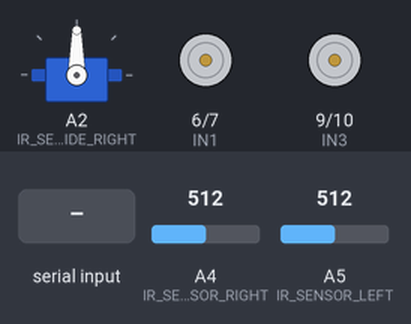
Recording of a sketch running on a simulated Arduino Uno, built with avr-gcc and run on an emulated ATmega328P. Parts: servo, motor-driver pin pairs drawn as motors (green arrow = first pin HIGH = forward, orange = second pin HIGH = backward, longer = more drive, scaled by the enable pin). Inputs (shaded band) come from the test bench; at power-on: A4 (IR_SENSOR_RIGHT) = 512, A5 (IR_SENSOR_LEFT) = 512. What the sketch prints to the serial monitor is not drawn.

Above: at 2.2 s.
2.3 s: A4 (IR_SENSOR_RIGHT) set to 493
At 2.8 s:
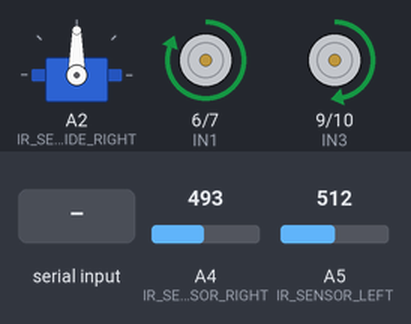
3.8 s: A5 (IR_SENSOR_LEFT) set to 499
At 4.2 s:
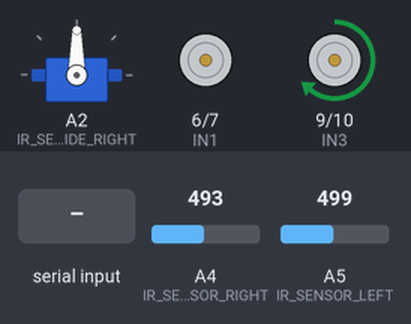
5.3 s: "STOP" received over Serial
At 7.6 s:
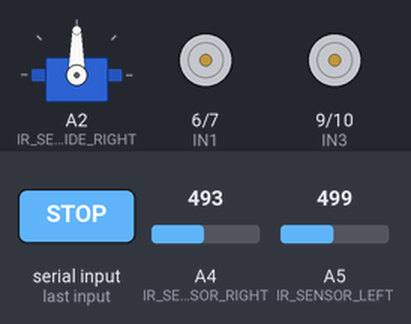
Timing chart, 0 to 9.1 s (numbered marks = the images above; inputs shaded):
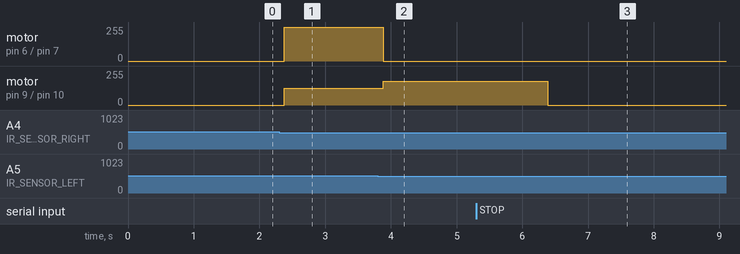

Measured:
- the behaviour switches between 512 and 511 on A4 (IR_SENSOR_RIGHT) (found by bisection; images 0 and 1)
- the behaviour switches between 512 and 511 on A5 (IR_SENSOR_LEFT) (found by bisection; images 1 and 2)
- after the input at 2.3 s, motor on pin 6 (IN1) / pin 7 (IN2): stopped → forward 255/255 after 0.07 s; motor on pin 9 (IN3) / pin 10 (IN4): stopped → forward 126/255 after 0.07 s
- after the input at 3.8 s, motor on pin 6 (IN1) / pin 7 (IN2): forward 255/255 → stopped after 0.08 s; motor on pin 9 (IN3) / pin 10 (IN4): forward 126/255 → forward 180/255 after 0.08 s
- after the input at 5.3 s, motor on pin 9 (IN3) / pin 10 (IN4): forward 180/255 → stopped after 1.1 s

The sketch:

morning2.ino
```cpp
#include <Servo.h>

// Define IR Sensor Pins
#define IR_SENSOR_LEFT A5
#define IR_SENSOR_RIGHT A4
#define IR_SENSOR_SIDE_LEFT A3
#define IR_SENSOR_SIDE_RIGHT A2

// Define Color Sensor Pins
#define S0 5
#define S1 4
#define S2 3
#define S3 2
#define OUT 12

// Define Motor Pins
#define ENA 8
#define IN1 6
#define IN2 7
#define ENB 11
#define IN3 9
#define IN4 10

// Define Servo Pin
#define SERVO_PIN A2

// Global Variables
Servo myServo;
bool running = true;
bool pathEnded = false;
int motorASpeed = 255;
int motorBSpeed = 255;
int turnSpeed = 180;
int threshold = 500;

void setup() {
    Serial.begin(9600);

    pinMode(IR_SENSOR_LEFT, INPUT);
    pinMode(IR_SENSOR_RIGHT, INPUT);
    pinMode(IR_SENSOR_SIDE_LEFT, INPUT);
    pinMode(IR_SENSOR_SIDE_RIGHT, INPUT);

    pinMode(S0, OUTPUT);
    pinMode(S1, OUTPUT);
    pinMode(S2, OUTPUT);
    pinMode(S3, OUTPUT);
    pinMode(OUT, INPUT);

    pinMode(ENA, OUTPUT);
    pinMode(IN1, OUTPUT);
    pinMode(IN2, OUTPUT);
    pinMode(ENB, OUTPUT);
    pinMode(IN3, OUTPUT);
    pinMode(IN4, OUTPUT);

    myServo.attach(SERVO_PIN);

    digitalWrite(S0, HIGH);
    digitalWrite(S1, HIGH);

    calibrateIRSensors();  // 🔧 Auto-calibrate sensors at startup

    Serial.println("🚀 Robot Ready to Follow Edge!");
}

void loop() {
  if (Serial.available() > 0) {
        String command = Serial.readString();
        command.trim();
        if (command.equalsIgnoreCase("STOP")) {
            Serial.println("Stopping all functions...");
            stopMotors();
            running = false;
        }
  }
  if (!running) {
      stopMotors();
      return;
  }

  float leftIR = analogRead(IR_SENSOR_LEFT);
  float rightIR = analogRead(IR_SENSOR_RIGHT);

  if (leftIR > threshold && rightIR > threshold) {
      Serial.println("⬆️ Moving Forward!");
      moveForward(motorASpeed, motorBSpeed);
  } else if (leftIR < threshold) {
      Serial.println("⬅️ Adjusting Left!");
      turnLeft(turnSpeed);
  } else if (rightIR < threshold) {
      Serial.println("➡️ Adjusting Right!");
      turnRight(turnSpeed);
  } else {
      Serial.println("🛑 Edge Lost - Stopping!");
      stopMotors();
  }

  delay(100);
}

void stop() {
    Serial.println("🛑 Emergency Stop Activated!");
    running = false;
    stopMotors();
}

void calibrateIRSensors() {
    Serial.println("🔧 Calibrating IR Sensors...");
    int blackLeft = 1023, blackRight = 1023;
    int whiteLeft = 0, whiteRight = 0;
    for (int i = 0; i < 100; i++) {
        int leftIR = analogRead(IR_SENSOR_LEFT);
        int rightIR = analogRead(IR_SENSOR_RIGHT);
        if (leftIR < blackLeft) blackLeft = leftIR;
        if (leftIR > whiteLeft) whiteLeft = leftIR;
        if (rightIR < blackRight) blackRight = rightIR;
        if (rightIR > whiteRight) whiteRight = rightIR;
        delay(10);
    }
    threshold = (blackLeft + whiteLeft + blackRight + whiteRight) / 4;
    Serial.print("✅ Calibration Complete! New Threshold: ");
    Serial.println(threshold);
}

void moveForward(int speedA, int speedB) {
    analogWrite(ENA, speedA);
    analogWrite(ENB, speedB);
    digitalWrite(IN1, HIGH);
    digitalWrite(IN2, LOW);
    digitalWrite(IN3, HIGH);
    digitalWrite(IN4, LOW);
}

void turnLeft(int speed) {
    analogWrite(ENA, speed * 0.7);
    analogWrite(ENB, speed);
    digitalWrite(IN1, HIGH);
    digitalWrite(IN2, LOW);
    digitalWrite(IN3, HIGH);
    digitalWrite(IN4, LOW);
}

void turnRight(int speed) {
    analogWrite(ENA, speed);
    analogWrite(ENB, speed * 0.7);
    digitalWrite(IN1, HIGH);
    digitalWrite(IN2, LOW);
    digitalWrite(IN3, HIGH);
    digitalWrite(IN4, LOW);
}

void stopMotors() {
    digitalWrite(IN1, LOW);
    digitalWrite(IN2, LOW);
    digitalWrite(IN3, LOW);
    digitalWrite(IN4, LOW);
    analogWrite(ENA, 0);
    analogWrite(ENB, 0);
}
```
